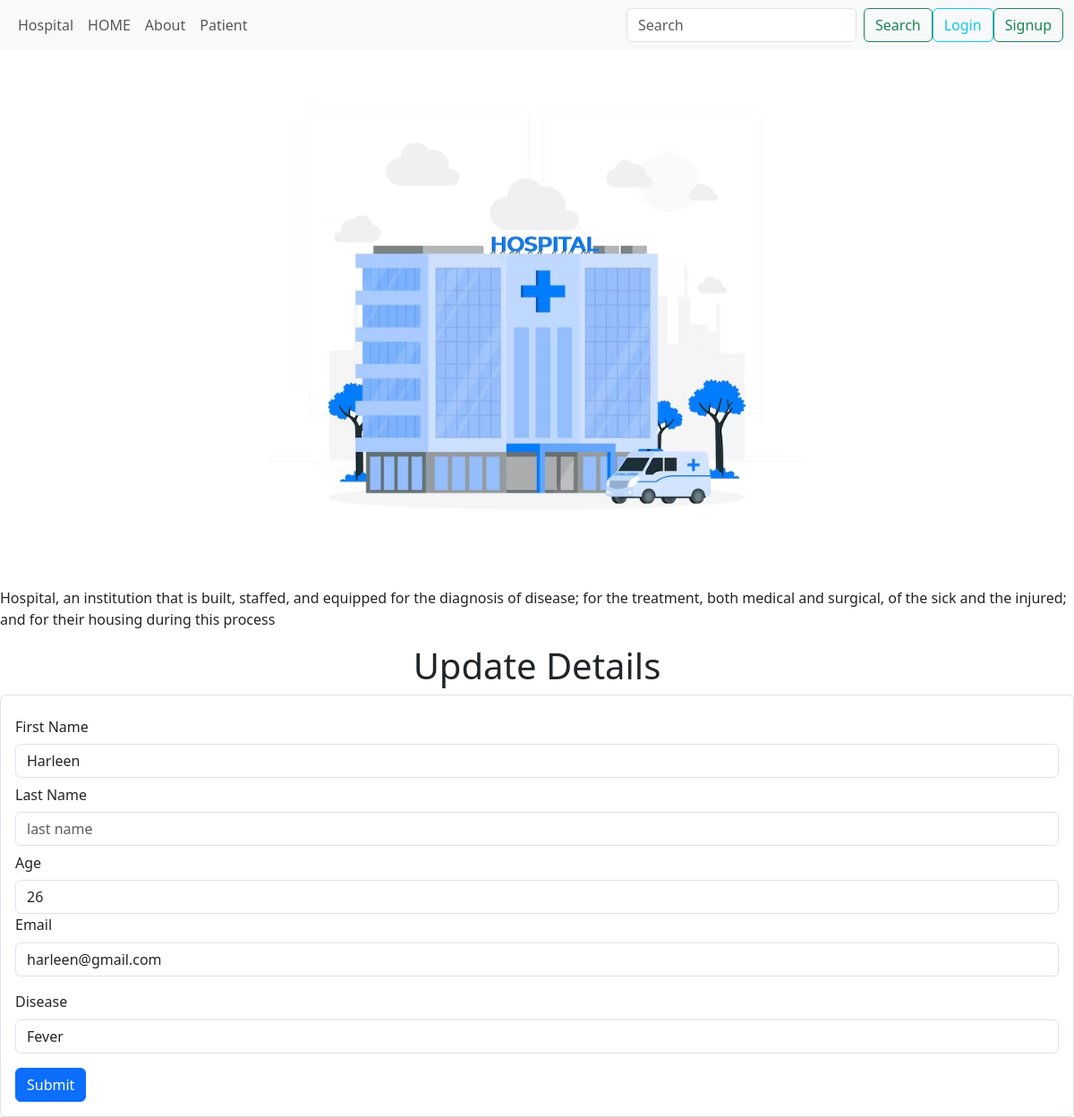
Screenshot of /patient/edit/1/ with the database file from the repository.
### patient/models.py (models this page shows, shortened)
class Patient(models.Model):
    first_name=models.CharField(max_length=40)
    Last_name=models.CharField(max_length=40)
    age=models.IntegerField()
    email=models.EmailField(max_length=255)
    disease=models.CharField(max_length=2000)

### patient/views.py (the view, shortened to what this page needs)
# urls.py: path('edit/<int:patient_id>/',views.edit,name='edit_patient'),
def edit(request,patient_id):
     patient=models.Patient.objects.get(id=patient_id)
     data={
          'heading':'Update Details',
          'patient': patient#send to frontend
     }
     return render(request,'hospital.html',context=data)#go to hospital home page

### templates/hospital.html (shortened to what this page needs)
<!DOCTYPE html>
<html lang="en">
{% load static %}
<head>
  <link href="https://cdn.jsdelivr.net/npm/bootstrap@5.3.1/dist/css/bootstrap.min.css" rel="stylesheet"
>
</head>
<body>
  <nav class="navbar navbar-expand-lg bg-body-tertiary">
    <div class="container-fluid">
      <div class="collapse navbar-collapse" id="navbarSupportedContent">
        <ul class="navbar-nav me-auto mb-2 mb-lg-0">
          <li class="nav-item">
          <li><a class="nav-link" href="">Hospital</a></li>
          <li><a class="nav-link" href="{% url 'hospital_home_page' %}">HOME</a></li>
          <li><a class="nav-link" href="">About</a></li>
          <li><a class="nav-link" href="{%url 'patient:patient_home'%}">Patient</a></li>
          </li>
        </ul>
        <form action ="{% url 'patient:patient_search' %}" method ="get" class="d-flex" role="search">
          <input name="user_search" class="form-control me-2" type="search" placeholder="Search" aria-label="Search">
          <button class="btn btn-outline-success" type="submit">Search</button>
        </form>
        {% if request.session.user %}
          <a href="{% url 'patient:logout'%}" class="btn btn-outline-danger ml-2">Log out</a>
        {% else %}
          <a href="{% url 'patient:login'%}", class="btn btn-outline-info ml-2">Login</a>
          <a href="{% url 'patient:signup'%}", class="btn btn-outline-success ml-2">Signup</a>
        {% endif %}
      </div>
    </div>
  </nav>
  {% block 'contant' %}
  <img src="{% static 'hospital\img\hospital.jpg' %}" class="rounded mx-auto d-block" width="50%" alt="image not found">
  <p>Hospital, an institution that is built, staffed, and equipped for the diagnosis of disease; for the treatment,
    both medical and surgical, of the sick and the injured; and for their housing during this process</p>
  <div>
    {% if heading %}
    <h1 class="text-center">{{heading}}</h1>
    {% else %}
    <h1 class="text-center">Register Youreself</h1>
    {% endif %}
    <form class="border rounded p-3"
    method="post">
      <div class="col-auto">
        <label for="inputPassword6" class="col-form-label">First Name</label>
        <input type=" text" class="form-control" id="exampleFormControlInput1" placeholder="name" name="first_name" value="{{patient.first_name}}">
      </div>
      <div class="col-auto">
        <label for="inputPassword6" class="col-form-label">Last Name</label>
        <input type="text" class="form-control" id="exampleFormControlInput1" placeholder="last name" name="last_name" value="{{patient.Last_name}}">
      </div>
      <div class="col-auto">
        <label for="inputPassword6" class="col-form-label">Age</label>
        <input type="number" class="form-control" id="exampleFormControlInput1" placeholder="age" name="age"  value="{{patient.age}}">
      </div>
      <div class="mb-3">
        <label for="exampleFormControlInput1" class="form-label">Email </label>
        <input type="email" class="form-control" id="exampleFormControlInput1" placeholder="email" name="email"  value="{{patient.email}}">
      </div>
      <div class="mb-3">
        <label for="exampleFormControlInput1" class="form-label">Disease</label>
        <input type="Disease" class="form-control" id="exampleFormControlInput1" placeholder="Disease" name="disease"  value="{{patient.disease}}">
      </div>
      <button type="submit" class="btn btn-primary">Submit</button>
    </form>
  </div>
  {% endblock 'contant'%}
</body>
</html>

### rows the page displays
Patient: first_name "Harleen", age "26", email "harleen@gmail.com", disease "Fever"

### other values shown
{{ heading }} "Update Details"
